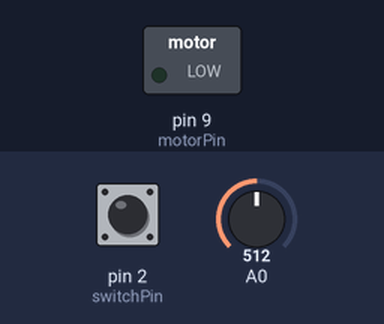
A sketch run on a simulated Arduino Uno, built with avr-gcc and run on an emulated ATmega328P. Shown: switched loads named in the sketch (green lamp = pin HIGH). The inputs (shaded band) are chosen by the test bench; at power-on: pin 2 (switchPin) LOW, A0 = 512. What the sketch prints to the serial monitor is not drawn.

Above: at 1.2 s.
1.3 s: pin 2 (switchPin) pulled HIGH for 0.15 s
At 1.37 s:
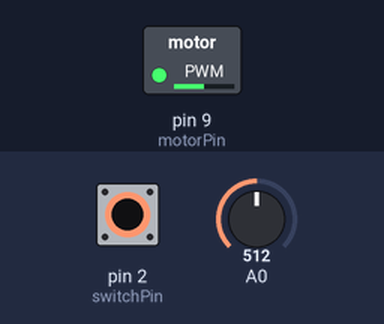
2.9 s: pin 2 (switchPin) pulled HIGH for 3.2 s
At 6.8 s:
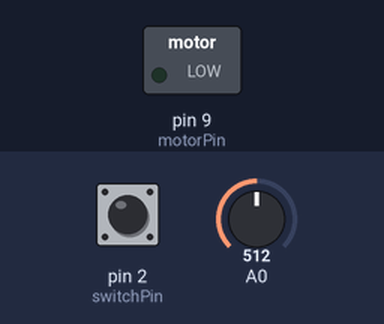
Timing chart, 0 to 8.3 s (numbered marks = the images above; inputs shaded):
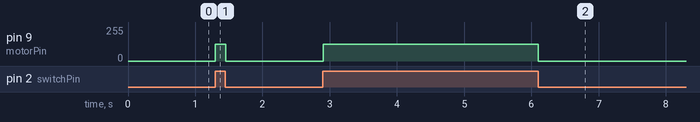

Measured:
- after the input at 1.3 s, pin 9 (motorPin): 0/255 → 127/255 at once, → 0/255 0.15 s later
- after the input at 2.9 s, pin 9 (motorPin): 0/255 → 127/255 at once, → 0/255 3.2 s later

The sketch:

motorized-pinwheel.ino
```cpp
const int switchPin{2};
const int motorPin{9};
int switchState{0};


void setup(){
    Serial.begin(9600);
    pinMode(motorPin, OUTPUT);
    pinMode(switchPin, INPUT);

}

void loop(){
    int sensorValue{analogRead(0)};
    int potValue;

    potValue = map(sensorValue, 0, 1023, 0, 255);
    Serial.println(potValue);

    switchState = digitalRead(switchPin);

    if (switchState == HIGH){
        analogWrite(motorPin, potValue);
    }else{
        digitalWrite(motorPin, LOW);
    }

}
```
